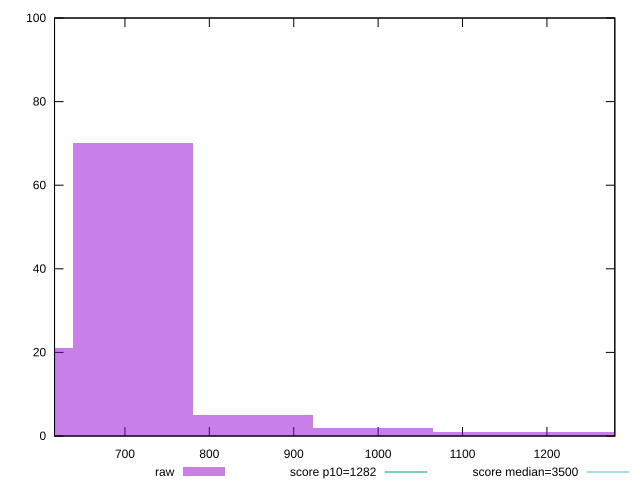

Generate this figure with gnuplot:
reset

$raw <<EOF
1278.0690675427422 1
710.038370857079 70
994.0537191999106 2
852.0460450284947 5
1136.0613933713264 1
568.0306966856632 21
EOF

set key outside below
set boxwidth 142.0076741714158
set xrange [616.576:1280.4559999999994]
set yrange [0:100]
set trange [0:100]
set style fill transparent solid 0.5 noborder

set parametric
set terminal svg size 640, 490 enhanced background rgb 'white'
set output "report_00023_2021-02-20T12:14:57.249Z/bootup-time/samples/pages+cached/raw/histogram.svg"

plot $raw title "raw" with boxes, \
     1282,t title "score p10=1282", \
     3500,t title "score median=3500"

reset
